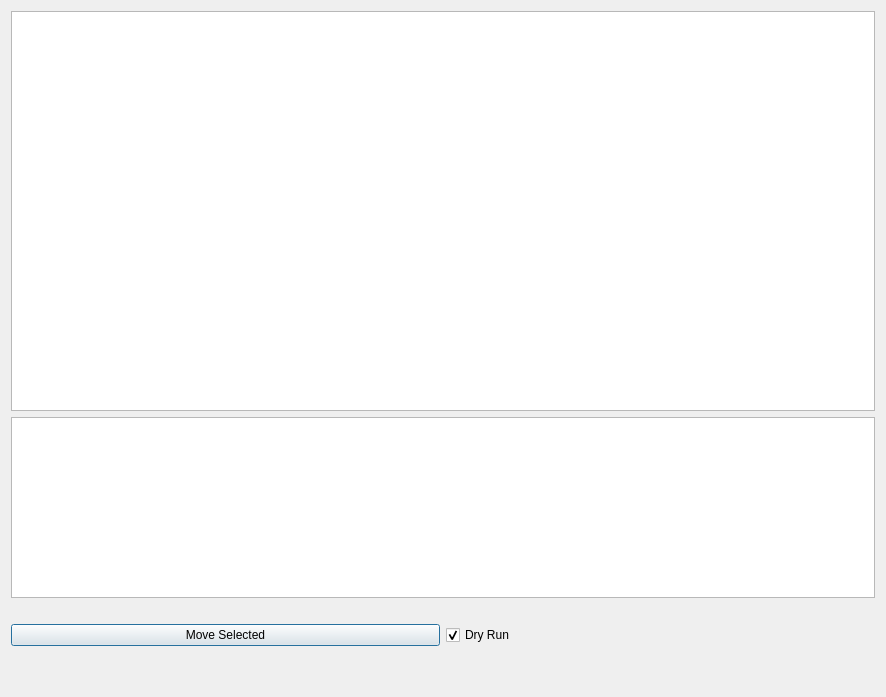
<?xml version="1.0" encoding="UTF-8"?>
<ui version="4.0">
 <class>DialogPlexDBScanner</class>
 <widget class="QDialog" name="DialogPlexDBScanner">
  <property name="geometry">
   <rect>
    <x>0</x>
    <y>0</y>
    <width>886</width>
    <height>697</height>
   </rect>
  </property>
  <property name="windowTitle">
   <string>Plex Scanner</string>
  </property>
  <layout class="QGridLayout" name="gridLayout">
   <item row="0" column="0" colspan="2">
    <widget class="QTableView" name="tvPlex">
     <property name="minimumSize">
      <size>
       <width>0</width>
       <height>400</height>
      </size>
     </property>
    </widget>
   </item>
   <item row="1" column="0" colspan="2">
    <widget class="QListWidget" name="listStatus">
     <property name="maximumSize">
      <size>
       <width>16777215</width>
       <height>300</height>
      </size>
     </property>
    </widget>
   </item>
   <item row="2" column="0" colspan="2">
    <spacer name="horizontalSpacer">
     <property name="orientation">
      <enum>Qt::Horizontal</enum>
     </property>
     <property name="sizeHint" stdset="0">
      <size>
       <width>40</width>
       <height>20</height>
      </size>
     </property>
    </spacer>
   </item>
   <item row="3" column="0">
    <widget class="QPushButton" name="btnCreateNewDirStructure">
     <property name="text">
      <string>Move Selected</string>
     </property>
    </widget>
   </item>
   <item row="3" column="1">
    <widget class="QCheckBox" name="cboxDryRun">
     <property name="text">
      <string>Dry Run</string>
     </property>
     <property name="checked">
      <bool>true</bool>
     </property>
    </widget>
   </item>
   <item row="4" column="0" colspan="2">
    <spacer name="verticalSpacer">
     <property name="orientation">
      <enum>Qt::Vertical</enum>
     </property>
     <property name="sizeType">
      <enum>QSizePolicy::Fixed</enum>
     </property>
     <property name="sizeHint" stdset="0">
      <size>
       <width>20</width>
       <height>40</height>
      </size>
     </property>
    </spacer>
   </item>
  </layout>
 </widget>
 <resources/>
 <connections/>
</ui>
